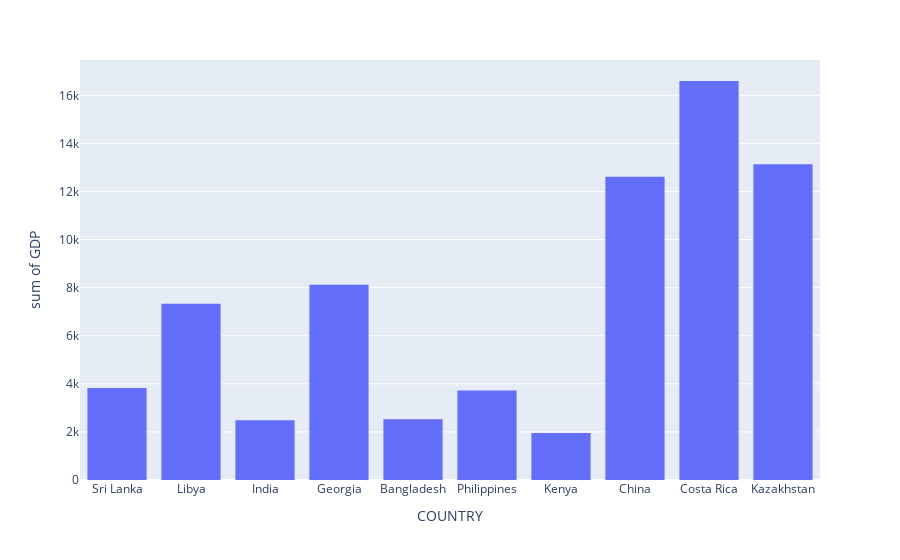

The notebook cell saved with this chart:
### Code cell
import plotly.express as px
fig = px.histogram(CR, x="COUNTRY", y="GDP")
fig.show()

### Figure 1 — Plotly figure (JSON) as saved in the notebook; plotly's stock layout.template omitted (floating-point values rounded to 4 significant figures)
{"data": [{"alignmentgroup": "True", "bingroup": "x", "histfunc": "sum", "hovertemplate": "COUNTRY=%{x}<br>sum of GDP=%{y}<extra></extra>", "legendgroup": "", "marker": {"color": "#636efa", "pattern": {"shape": ""}}, "name": "", "offsetgroup": "", "orientation": "v", "showlegend": false, "type": "histogram", "x": ["Sri Lanka", "Libya", "India", "Georgia", "Bangladesh", "Philippines", "Kenya", "China", "Costa Rica", "Kazakhstan"], "xaxis": "x", "y": [3828, 7330, 2485, 8120, 2529, 3726, 1950, 12614, 16595, 13137], "yaxis": "y"}], "layout": {"autosize": true, "barmode": "relative", "legend": {"tracegroupgap": 0}, "margin": {"t": 60}, "xaxis": {"anchor": "y", "autorange": true, "domain": [0, 1], "range": [-0.5, 9.5], "title": {"text": "COUNTRY"}, "type": "category"}, "yaxis": {"anchor": "x", "autorange": true, "domain": [0, 1], "range": [0, 17470.0], "title": {"text": "sum of GDP"}, "type": "linear"}}}
